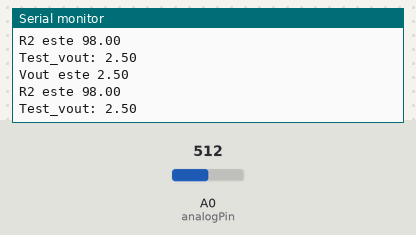
This sketch was run on a simulated Arduino Uno, built with avr-gcc and run on an emulated ATmega328P. Shown: the last lines printed to the serial monitor. The test bench sets the inputs (shaded band); at power-on: A0 (analogPin) = 512.

Above: at 1.8 s.
1.9 s: A0 (analogPin) set to 716
At 2.8 s:
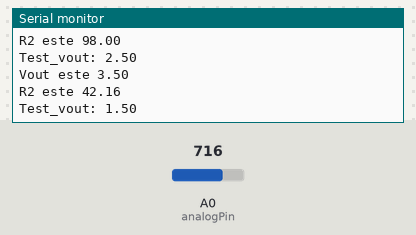
3.4 s: A0 (analogPin) set to 900
At 4.8 s:
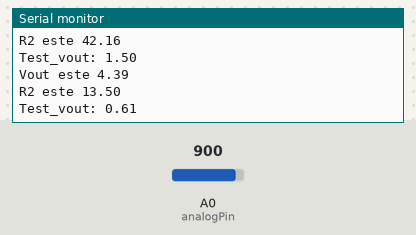
Timing chart, 0 to 6.4 s (numbered marks = the images above; inputs shaded):
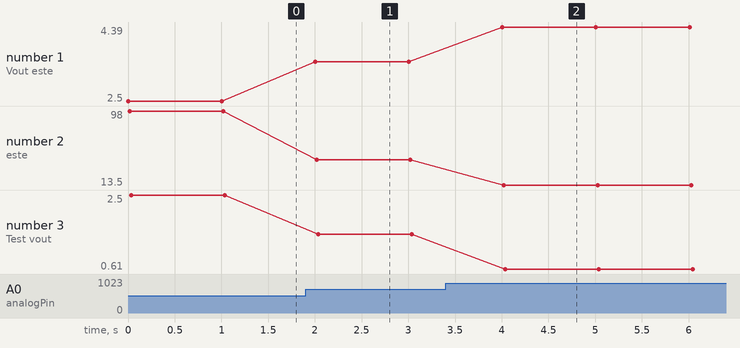

Measured:
- after the input at 1.9 s, the serial monitor: prints a new line after 0.10 s (image 1)
- after the input at 3.4 s, the serial monitor: prints a new line after 0.61 s (image 2)
- plotted number 1: 2.5 → 3.5 after the input at 1.9 s, 3.5 → 4.39 after the input at 3.4 s
- plotted number 2: 98 → 42.16 after the input at 1.9 s, 42.16 → 13.5 after the input at 3.4 s
- plotted number 3: 2.5 → 1.5 after the input at 1.9 s, 1.5 → 0.61 after the input at 3.4 s

The sketch:

Ohmmeter.ino
```cpp
void setup(){
Serial.begin(9600);
}

void loop(){

  int analogPin=0;
  int Vout_analogPin;
  float Vout;
  int Vin=5;
  float R1=98;
  float R2;

  Vout_analogPin = analogRead(analogPin);

  if(Vout_analogPin){
    Vout = Vout_analogPin*Vin/1024.0;
    R2 = (Vin/Vout-1)*R1;
    float Test_Vout=Vin*1.0*R2/(R1+R2);
    Serial.print("Vout este ");
    Serial.println(Vout);
    Serial.print("R2 este ");
    Serial.println(R2);
    Serial.print("Test_vout: ");
    Serial.println(Test_Vout);
    delay(1000);
  }
}
```
